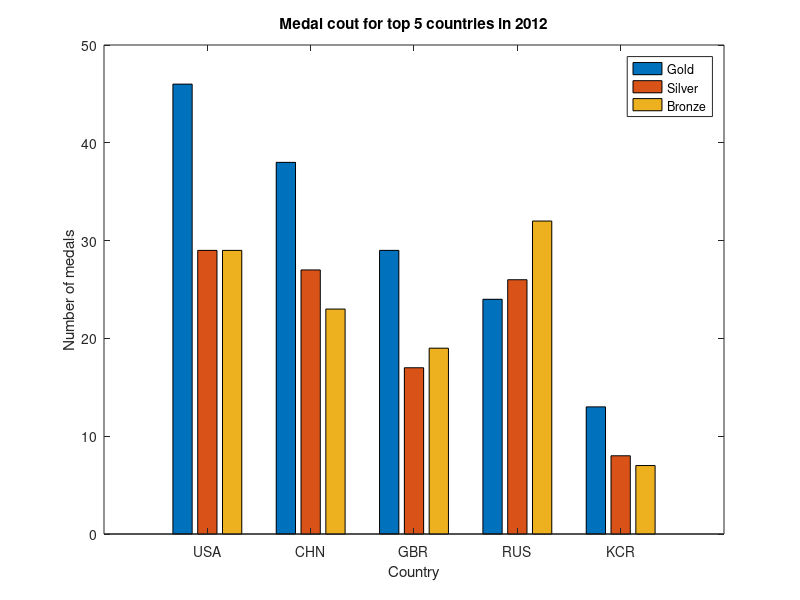

Recreate this plot in MATLAB.
clc;clear;
G=[46 38 29 24 13];
S=[29 27 17 26 8];
B=[29 23 19 32 7];
h=bar([G',S',B']);
% ch=get(h,'children');
% set(ch{1},'faceColor',[0 0 0]);
% set(ch{2},'faceColor',[1 1 1]);
% set(ch{3},'faceColor',[255 255 255]);
set(gca,'XTicklabel',{'USA', 'CHN', 'GBR', 'RUS', 'KCR'});
title('Medal cout for top 5 countries in 2012');
ylabel('Number of medals');
xlabel('Country');
legend('Gold','Silver','Bronze');